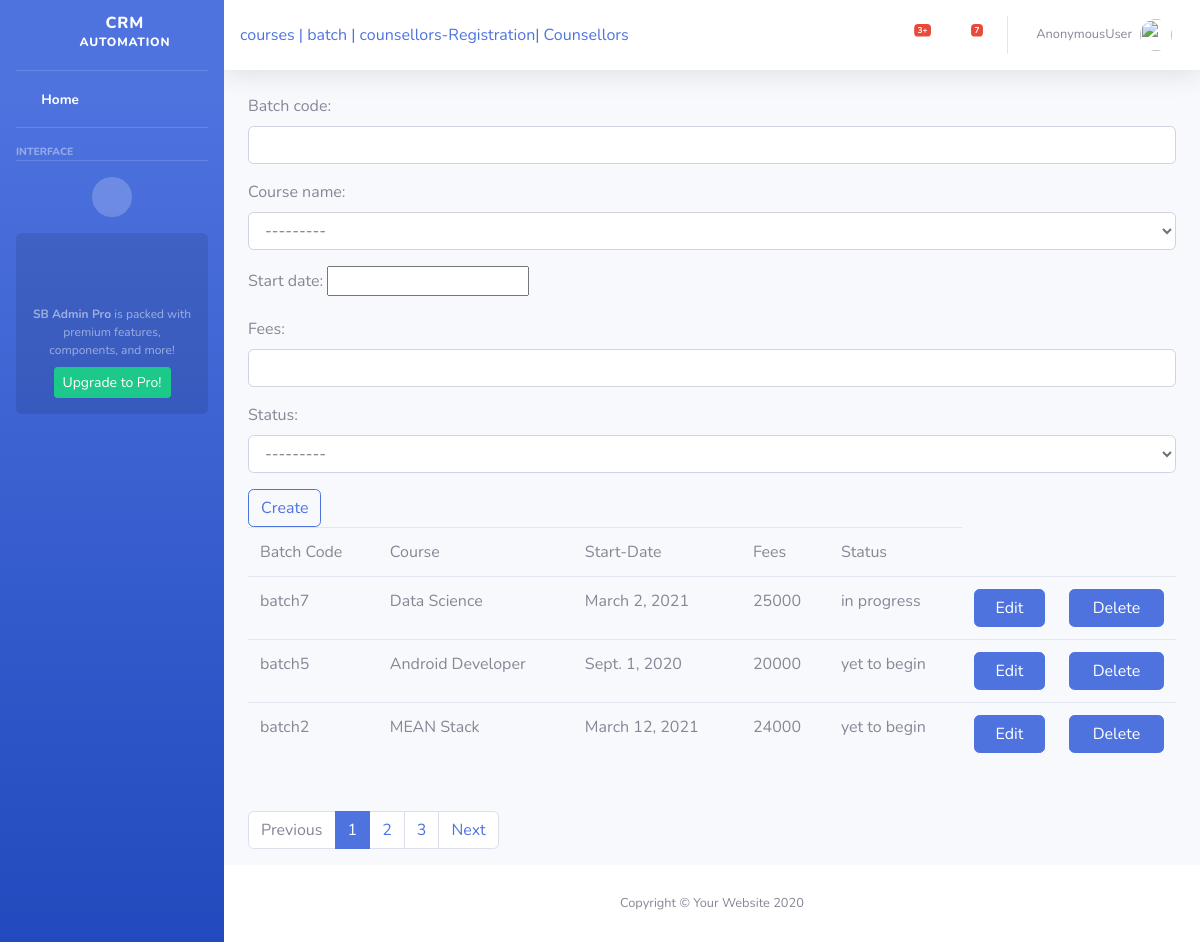
The page /crm/batch on the database its author committed.
### crmapp/models.py (models this page shows, shortened)
class Course(models.Model):
    course_name = models.CharField(max_length=20, unique=True)
    course_duration = models.CharField(max_length=20)
    def __str__(self):
        return self.course_name

class Batch(models.Model):
    batch_code = models.CharField(max_length=20, unique=True)
    course_name = models.ForeignKey(Course, on_delete=models.CASCADE)
    start_date = models.DateField()
    fees = models.IntegerField()
    choices = (('yet to begin', 'yet to begin'), ('in progress', 'in progress'), ('completed', 'completed'))
    status = models.CharField(max_length=20, choices=choices)

### crmapp/views.py (the view, shortened to what this page needs)
# urls.py: path('batch', Batch_Creation.as_view(), name='batch'),
class Batch_Creation(TemplateView):
    model = Batch
    form_class = BatchCreateForm
    template_name = 'crmapp/ch_batch_creation.html'
    def get(self, request, *args, **kwargs):
        batches = Batch.objects.all()[::-1]
        paginator = Paginator(batches, 3)
        page_number = request.GET.get('page')
        page_obj = paginator.get_page(page_number)
        self.context = {
            "form": self.form_class,
            "page_obj": page_obj
        }
        return render(request, self.template_name, self.context)

### crmapp/templates/crmapp/ch_batch_creation.html (shortened to what this page needs)
{% extends 'crmapp/ch_base.html' %}
{% block body_block %}
<form method="post">
    {{ form.as_p }}
     <input type="submit" class="btn btn-outline-primary" value="Create">
</form>
<table class="table">
    <tr>
        <td>Batch Code</td>
        <td>Course</td>
        <td>Start-Date</td>
        <td>Fees</td>
        <td>Status</td>
    </tr>
    {% for batch in page_obj %}
    <tr>
        <td>{{ batch.batch_code }}</td>
        <td>{{ batch.course_name }}</td>
          <td>{{ batch.start_date }}</td>
        <td>{{ batch.fees }}</td>
          <td>{{ batch.status }}</td>
         <td><a href="{% url 'batch_edit' batch.id %}" class="btn btn-primary btn-block">Edit</a> </td>
        <td><a href="{% url 'batch_delete' batch.id %}" class="btn btn-primary btn-block">Delete</a> </td>
    </tr>
    {% endfor %}
</table>
 <nav aria-label="..." style="margin-top: 5%;">
  <ul class="pagination">
      {% if page_obj.has_previous %}
       <li class="page-item">
        <a class="page-link" href="?page={{ page_obj.previous_page_number }}">Previous</a>
       </li>
      {% else %}
      <li class="page-item disabled">
      <a class="page-link" href="#" tabindex="-1" aria-disabled="true">Previous</a>
      </li>
      {% endif %}
      {% for i in page_obj.paginator.page_range %}
      {% if i == page_obj.number %}
      <li class="page-item active"><a class="page-link">{{i}}</a></li>
      {% else %}
      <li class="page-item"><a class="page-link" href="?page={{ i }}">{{i}}</a></li>
      {% endif %}
      {% endfor %}
      {% if page_obj.has_next %}
      <li class="page-item">
      <a class="page-link" href="?page={{ page_obj.next_page_number }}">Next</a>
      </li>
      {% else %}
      <li class="page-item disabled">
      <a class="page-link" href="#" tabindex="-1" aria-disabled="true">Next</a>
      </li>
      {% endif %}
  </ul>
</nav>
{% endblock %}

### rows shown on the page
Course: course_name "---------"
Batch: batch_code "batch7", course_name "Data Science", start_date "March 2, 2021", fees "25000", status "in progress"
Batch: batch_code "batch5", course_name "Android Developer", start_date "Sept. 1, 2020", fees "20000", status "yet to begin"
Batch: batch_code "batch2", course_name "MEAN Stack", start_date "March 12, 2021", fees "24000", status "yet to begin"

### other values the page prints
{{ request.user }} "AnonymousUser"
{{ i }} "1"
{{ i }} "2" "3"
